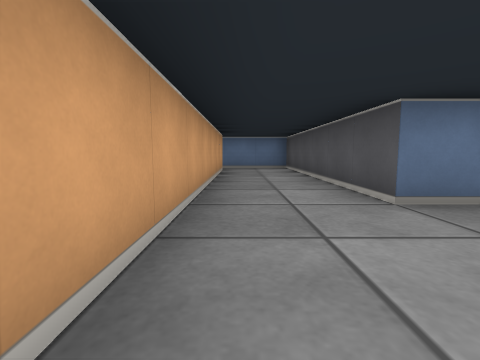
[1] (above)

20 first-person views from a walk through a cub3D ray-caster map. The camera is about half as high as the walls, tilts 6° down and sees 85° across. The floor is counted in squares. Each view is taken from the middle of a square. On the plan, view 1 faces up. The plan holds only what a view shows up to about 9 squares ahead; the rest is blank.

[2]
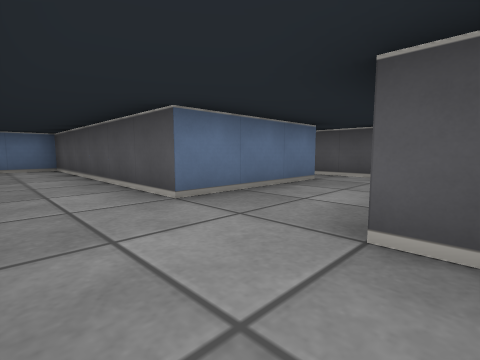

[3]
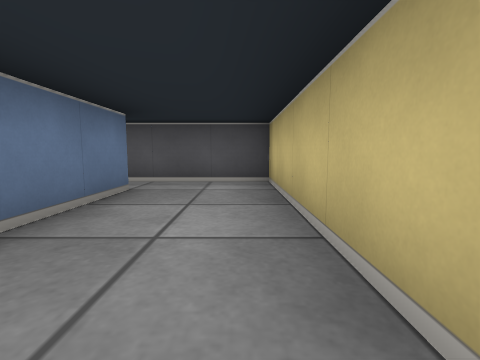

[4]
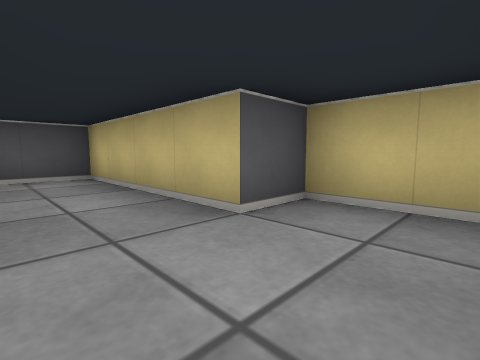

[5]
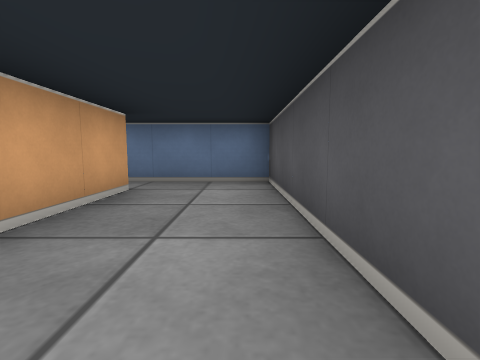

[6]
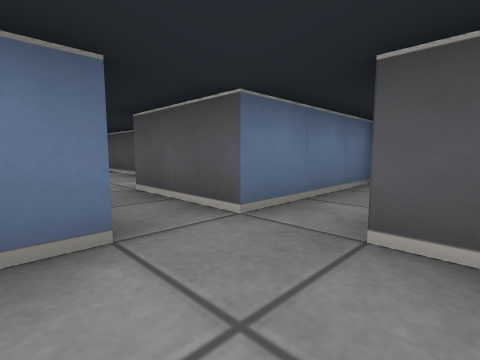

[7]
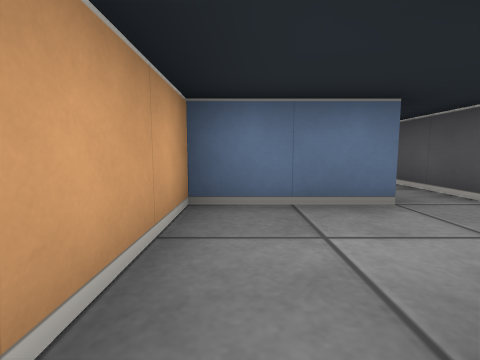

[8]
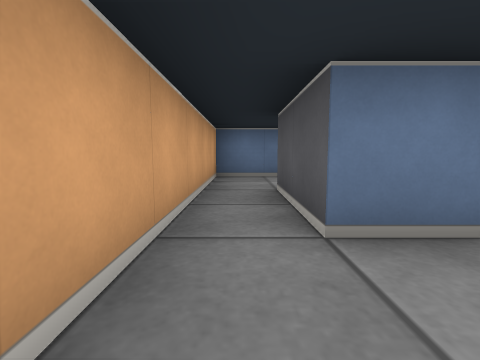

[9]
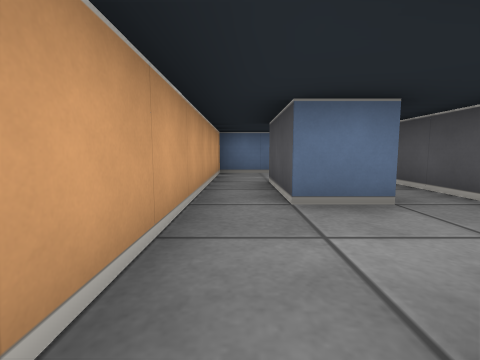

[10]
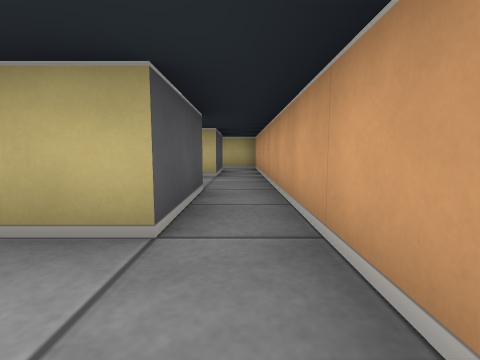

[11]
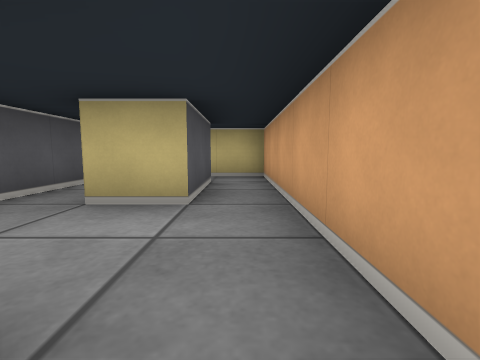

[12]
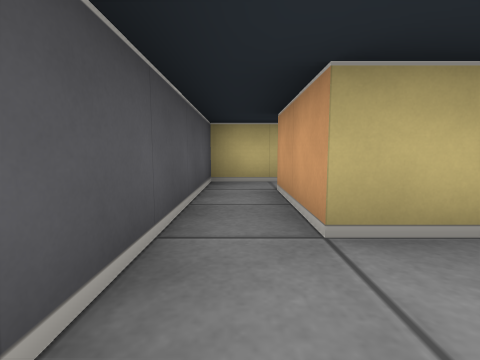

[13]
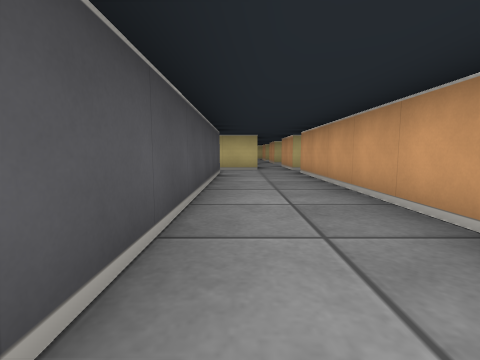

[14]
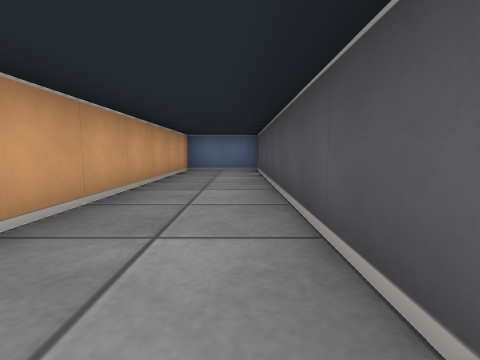

[15]
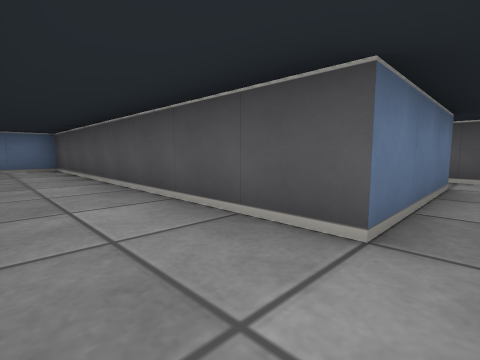

[16]
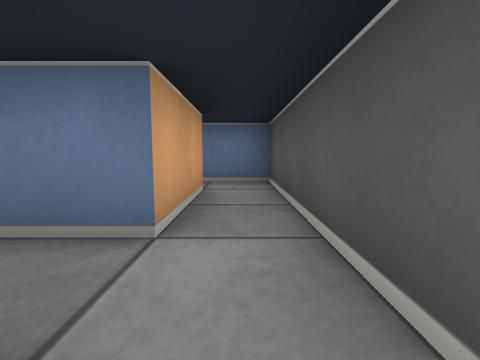

[17]
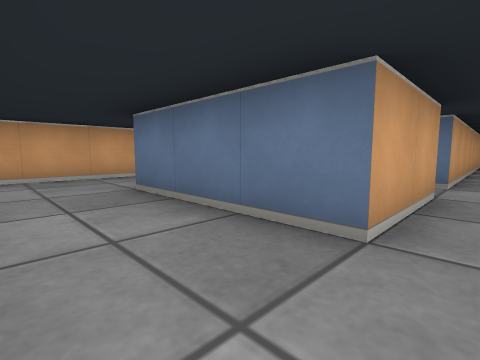

[18]
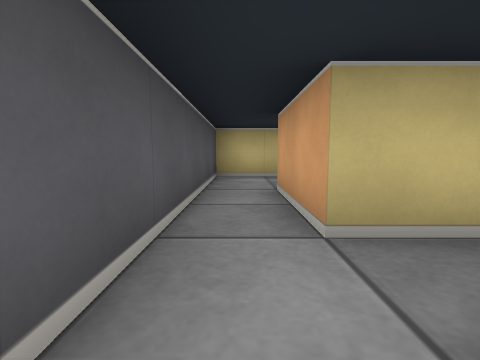

[19]
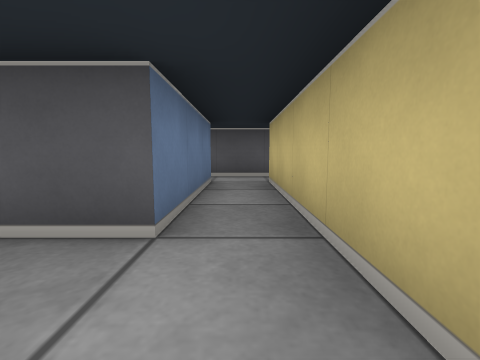

[20]
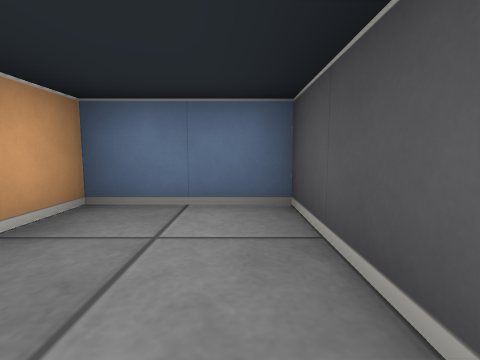

### Floor plan
Ten units are one square. View 1 is at (0, 0); x grows to the right and y downward. Boxes are objects, and circles mark ways between rooms. Rooms are numbered by the first view taken in them; rooms with no view inside come last. Other rooms are left out.
<svg viewBox="-50 -200 110 210">
<path fill="none" stroke="#000" d="M0 5 15 5 15 -5 55 -5 55 -45M45 -45 45 -25 15 -25 15 -85 -5 -85M-5 -75 -5 -5M-35 -65 -25 -65M-24 -85 -45 -85 -45 -65M-35 -25 -25 -25M-24 -45 -35 -45 -35 -65M-45 -65 -45 -25M-35 -5 -35 -25M-45 -25 -45 5 -25 5M-15 -25 -15 -65M-15 -105 25 -105M25 -115 -5 -115 -5 -195 -25 -195 -25 -115M35 -104 35 -135M25 -135 25 -115M35 -45 45 -45M45 -118 45 -55M55 -45 55 -55M-15 -65 -15 -75M-5 -85 -15 -85 -15 -105M-25 -105 -25 -90M-25 5 -15 5 -15 -25M-25 -25 -25 -5M35 -135 35 -145 22 -145"/>
<circle cx="50" cy="-35" r="3" fill="#2a7"/>
<circle cx="-10" cy="-80" r="3" fill="#2a7"/>
<circle cx="-40" cy="-55" r="3" fill="#2a7"/>
<circle cx="-30" cy="-75" r="3" fill="#2a7"/>
<circle cx="-40" cy="-15" r="3" fill="#2a7"/>
<circle cx="-30" cy="-35" r="3" fill="#2a7"/>
<circle cx="-30" cy="0" r="3" fill="#2a7"/>
<circle cx="-20" cy="-55" r="3" fill="#2a7"/>
<circle cx="-20" cy="-15" r="3" fill="#2a7"/>
<circle cx="20" cy="-110" r="3" fill="#2a7"/>
<circle cx="-20" cy="-95" r="3" fill="#2a7"/>
<circle cx="40" cy="-50" r="3" fill="#2a7"/>
<circle cx="30" cy="-125" r="3" fill="#2a7"/>
<text x="10" y="-30">1</text>
<text x="-40" y="-80">2</text>
<text x="-40" y="-40">3</text>
<text x="-40" y="-10">4</text>
<text x="-20" y="-50">5</text>
<text x="-10" y="-140">6</text>
<text x="30" y="-90">7</text>
<text x="50" y="-120">8</text>
<text x="-20" y="-80">9</text>
<text x="-20" y="-10">10</text>
<text x="30" y="-140">11</text>
</svg>
Room 1 opens to room 8. Room 1 opens to room 9. Room 2 opens to room 3. Room 2 opens to room 9. Room 3 opens to room 4. Room 3 opens to room 5. Room 4 opens to room 10. Room 5 opens to room 9. Room 5 opens to room 10. Room 6 opens to room 7. Room 6 opens to room 9. Room 7 opens to room 8. Room 7 opens to room 11.

Where each view was taken, in squares from view 1:
view 1: 0 up, 0 right, facing up
view 2: 0 up, 0 right, facing up-right
view 3: 1 up, 1 right, facing right
view 4: 2 up, 0 right, facing down-right
view 5: 4 up, 1 right, facing up
view 6: 7 up, 3 left, facing up-right
view 7: 6 up, 4 left, facing up
view 8: 3 up, 4 left, facing up
view 9: 2 up, 4 left, facing up
view 10: 8 up, 4 left, facing down
view 11: 5 up, 4 left, facing down
view 12: 4 up, 2 left, facing down
view 13: 18 up, 1 left, facing down
view 14: 12 up, 1 left, facing up
view 15: 11 up, 2 left, facing up-right
view 16: 10 up, 3 right, facing up
view 17: 1 up, 5 right, facing up-left
view 18: 6 up, 5 right, facing down
view 19: 11 up, 2 left, facing right
view 20: 17 up, 1 left, facing up
